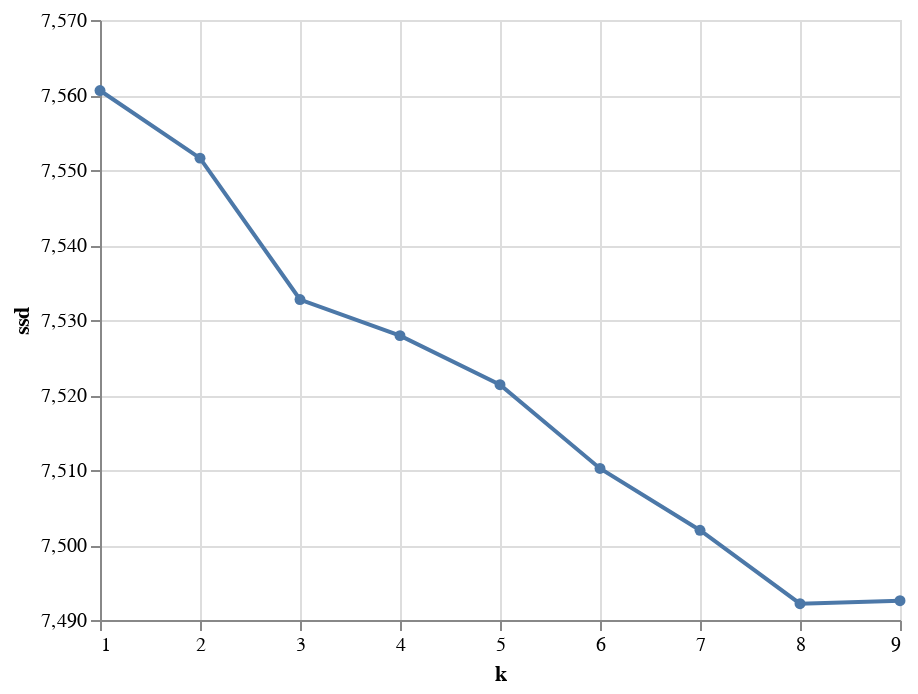

The code cell stored with this chart in its notebook:
### Code cell
from sklearn.cluster import MiniBatchKMeans


qualidade = pd.DataFrame(columns = ['k', 'ssd'])
for k in range(1, 10, 1):
    # kemans = KMeans(n_clusters=k, rantom_state=0)
    kmeans = MiniBatchKMeans(n_clusters=k, init_size=1024, batch_size=2048, random_state=20)
    kmeans.fit(vec_text)
    qualidade = qualidade.append({'k': k, 'ssd': kmeans.inertia_}, ignore_index=True)

alt.Chart(qualidade).mark_line(
    point=True
).encode(
    x = 'k',
    y = alt.Y('ssd', scale = alt.Scale(zero=False))
)

### Figure 1 — Vega-Lite specification as saved in the notebook (floating-point values rounded to 4 significant figures)
{"config": {"view": {"continuousWidth": 400, "continuousHeight": 300}}, "data": {"name": "data-d63f0c5cc4604b44af1381fa96680d22"}, "mark": {"type": "line", "point": true}, "encoding": {"x": {"field": "k", "type": "quantitative"}, "y": {"field": "ssd", "scale": {"zero": false}, "type": "quantitative"}}, "$schema": "https://vega.github.io/schema/vega-lite/v4.17.0.json", "datasets": {"data-d63f0c5cc4604b44af1381fa96680d22": [{"k": 1.0, "ssd": 7561.0}, {"k": 2.0, "ssd": 7552.0}, {"k": 3.0, "ssd": 7533.0}, {"k": 4.0, "ssd": 7528.0}, {"k": 5.0, "ssd": 7521.0}, {"k": 6.0, "ssd": 7510.0}, {"k": 7.0, "ssd": 7502.0}, {"k": 8.0, "ssd": 7492.0}, {"k": 9.0, "ssd": 7493.0}]}}
